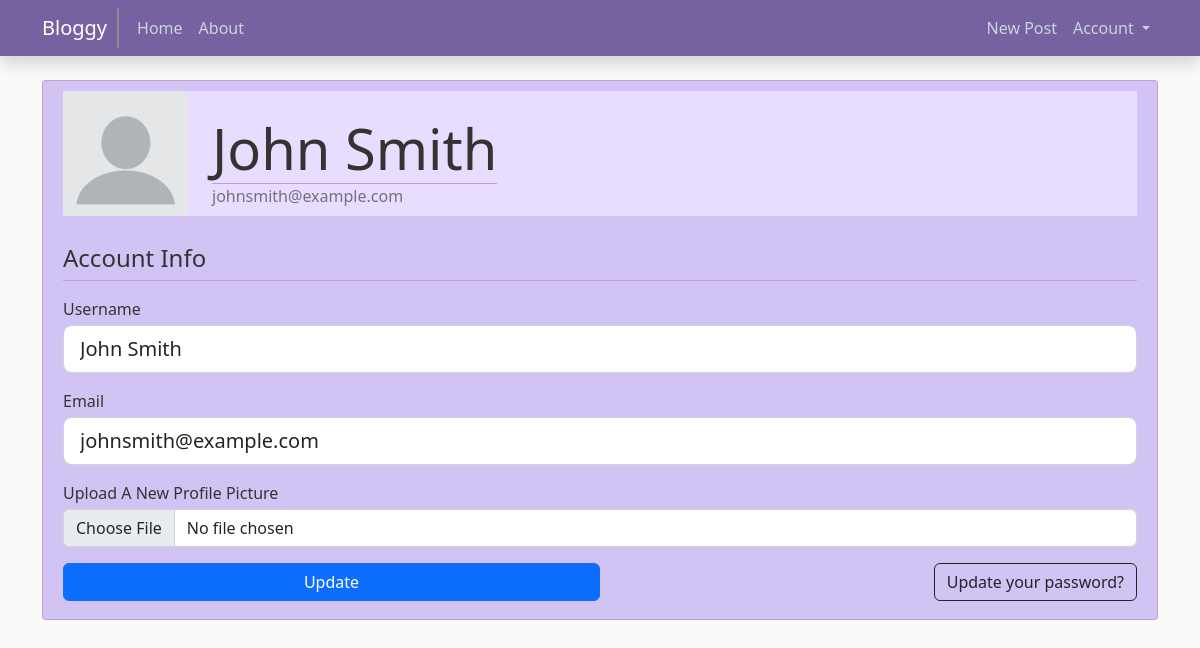
The app's page /profile (signed in) with its own data.
### users/models.py (models this page shows, shortened)
class User(db.Model, UserMixin):
    id = db.Column(db.Integer, primary_key=True)
    username = db.Column(db.String(30), unique=True, nullable=False)
    email = db.Column(db.String(120), unique=True, nullable=False)
    password = db.Column(db.String(60), nullable=False)
    photo = db.Column(db.String(20), nullable=False, default="default-image.png")
    posts = db.relationship("Post", backref="author", lazy=True)
    def get_password_reset_token(self, expires_sec=1800):
        return jwt.encode(
            payload={"reset_password": self.id,
                     "exp": datetime.datetime.utcnow() + datetime.timedelta(seconds=expires_sec)},
            key=current_app.config["SECRET_KEY"],
            algorithm="HS256"
        )

### users/routes.py (the view)
@users.route("/profile", methods=["GET", "POST"])
@login_required
def profile():
    form = UpdateAccountForm()
    if form.validate_on_submit():
        current_user.username = form.username.data
        current_user.email = form.email.data
        if form.photo.data:
            image_filename = save_picture(form.photo.data)
            current_user.photo = image_filename
        db.session.commit()
        flash("Your account info has been updated successfully.", "success")
        return redirect(url_for("users.profile")) # POST-GET-Redirect pattern.
    elif request.method == "GET":
        form.username.data = current_user.username
        form.email.data = current_user.email
    return render_template("account.html", form=form)

### users/forms.py (shortened to what this page needs)
class UpdateAccountForm(FlaskForm):
    username = StringField("Username", validators=[DataRequired(), Length(min=3, max=25)])
    email = StringField("Email", validators=[DataRequired(), Email(), Length(min=10, max=100)])
    photo = FileField("Upload A New Profile Picture", validators=[FileAllowed(["jpg", "png"])])
    submit = SubmitField("Update")

### users/models.py (called while the page is built)
@login_manager.user_loader
def load_user(user_id):
    return User.query.get(int(user_id))

### templates/account.html (shortened to what this page needs)
{% extends "layouts/base.html" %}
{% block content %}
  <div class="content-section">
    <div class="media mb-4" style="background-color: #e9ddff;">
      <div class="row d-flex justify-content-center justify-content-sm-start align-items-center">
        <div class="col-auto">
          <img style="width: 125px; height: 125px;" alt="User Image" src="{{ url_for('static', filename='profile_photos/' + current_user.photo) }}">
        </div>
        <div class="col-auto">
          <div class="media-body pt-sm-0 pt-lg-3">
            <div class="display-4 fw-normal border-bottom-purple">{{ current_user.username }}</div>
            <div class="text-secondary">{{ current_user.email }}</div>
          </div>
        </div>
      </div>
    </div>
    <form method="POST" action="" enctype="multipart/form-data">
      <fieldset class="form-group">
        <legend class="border-bottom-purple mb-3 pb-1">Account Info</legend>
        <div class="form-group mb-3">
          {{ form.username.label(class="form-control-label mb-1") }}
          {% if form.username.errors %}
            {{ form.username(class="form-control form-control-lg is-invalid") }}
            <div class="invalid-feedback">
              {% for error in form.username.errors %}
                <span>{{ error }}</span>
              {% endfor %}
            </div>
          {% else %}
            {{ form.username(class="form-control form-control-lg") }}
          {% endif %}
        </div>
        <div class="form-group mb-3">
          {{ form.email.label(class="form-control-label mb-1") }}
          {% if form.email.errors %}
            {{ form.email(class="form-control form-control-lg is-invalid") }}
            <div class="invalid-feedback">
              {% for error in form.email.errors %}
                <span>{{ error }}</span>
              {% endfor %}
            </div>
          {% else %}
            {{ form.email(class="form-control form-control-lg") }}
          {% endif %}
        </div>
        <div class="form-group mb-3">
          {{ form.photo.label(class="mb-1") }}
          {{ form.photo(class="form-control form-control-file") }}
        </div>
        <div class="form-group my-2 d-flex justify-content-between">
          {{ form.submit(class="btn w-50 btn-primary me-3") }}
          <a class="btn btn-outline-dark text-decoration-none" href="{{ url_for('users.reset_password', token=current_user.get_password_reset_token()) }}">Update your password?</a>
        </div>
      </fieldset>
    </form>
  </div>
{% endblock content %}

### static/main.css (style rules this page uses)
body { background: #fafafa; color: #333333; margin-top: 5rem; }
.content-section { background: #d1c4f5; padding: 10px 20px; border: 1px solid #c3a2ca; border-radius: 3px; margin-bottom: 15px; }
.border-bottom-purple { border-bottom: 1px solid #c29bdf }

### records on screen
User: photo (placeholder picture), username "John Smith", email "johnsmith@example.com"
